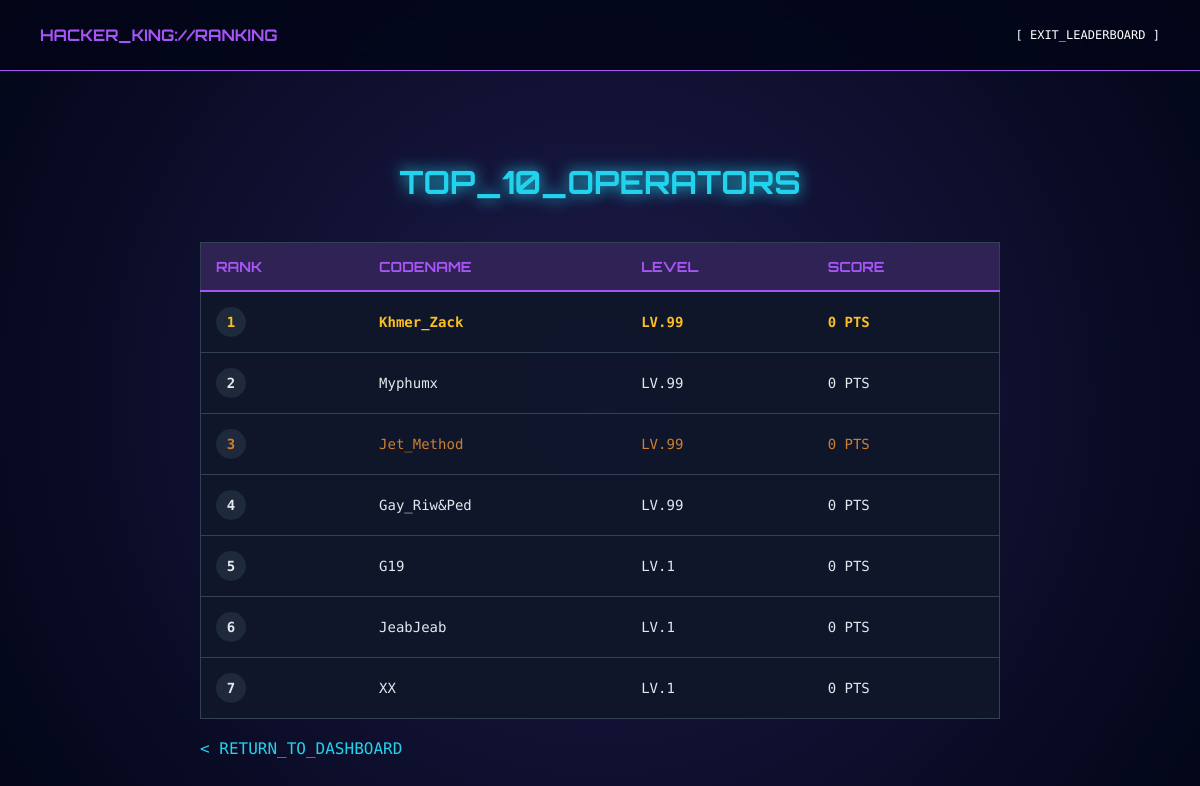
Screenshot of /leaderboard.php (signed in) with the database file from the repository.
### tables this page shows
CREATE TABLE players (
    id INTEGER PRIMARY KEY AUTOINCREMENT,
    username TEXT UNIQUE,
    password TEXT,
    level_reached INTEGER DEFAULT 1,
    score INTEGER DEFAULT 0,
    role INTEGER DEFAULT 0
);

### leaderboard.php (the view, shortened to what this page needs)
<?php
$db = new SQLite3('game.db');
$results = $db->query("SELECT username, level_reached, score FROM players ORDER BY score DESC, level_reached DESC LIMIT 10");
?>
<!DOCTYPE html>
<html lang="th">
<head>
</head>
<body>
<nav class="navbar">
    <div style="font-family: 'Orbitron'; color: var(--primary); font-weight: bold;">HACKER_KING://RANKING</div>
    <a href="dashboard.php" style="color: #fff; text-decoration: none; font-family: 'Fira Code'; font-size: 12px;">[ EXIT_LEADERBOARD ]</a>
</nav>
<div class="container">
    <h1>TOP_10_OPERATORS</h1>
    <table class="rank-table">
        <thead>
            <tr>
                <th>RANK</th>
                <th>CODENAME</th>
                <th>LEVEL</th>
                <th>SCORE</th>
            </tr>
        </thead>
        <tbody>
            <?php
            $rank = 1;
            while ($row = $results->fetchArray(SQLITE3_ASSOC)):
                $class = "";
                if($rank == 1) $class = "top-1";
                elseif($rank == 2) $class = "top-2";
                elseif($rank == 3) $class = "top-3";
            ?>
            <tr class="<?php echo $class; ?>">
                <td><span class="rank-badge"><?php echo $rank; ?></span></td>
                <td><?php echo htmlspecialchars($row['username']); ?></td>
                <td>LV.<?php echo $row['level_reached']; ?></td>
                <td><?php echo number_format($row['score']); ?> PTS</td>
            </tr>
            <?php
                $rank++;
            endwhile;
            ?>
        </tbody>
    </table>
    <a href="dashboard.php" class="btn-back">< RETURN_TO_DASHBOARD</a>
</div>
</body>
</html>

### leaderboard.php (style rules this page uses)
:root { --primary: #a855f7; --secondary: #22d3ee; --warning: #fbbf24; --dark-bg: #020617; --card-bg: rgba(15, 23, 42, 0.95); --border: #334155; }
body { font-family: 'Sarabun', sans-serif; background: var(--dark-bg); color: #e2e8f0; margin: 0; background-image: radial-gradient(circle at 50% 50%, #1e1b4b 0%, #020617 100%); min-height: 100vh; }
.navbar { height: 70px; background: rgba(2, 6, 23, 0.8); backdrop-filter: blur(10px); border-bottom: 1px solid var(--primary); display: flex; align-items: center; justify-content: space-between; padding: 0 40px; }
.container { max-width: 800px; margin: 50px auto; padding: 20px; }
h1 { font-family: 'Orbitron', sans-serif; text-align: center; color: var(--secondary); text-shadow: 0 0 15px var(--secondary); margin-bottom: 40px; }
.rank-table { width: 100%; border-collapse: collapse; background: var(--card-bg); border: 1px solid var(--border); }
.rank-table th { font-family: 'Orbitron', sans-serif; background: rgba(168, 85, 247, 0.2); color: var(--primary); padding: 15px; text-align: left; font-size: 14px; border-bottom: 2px solid var(--primary); }
.rank-table td { padding: 15px; border-bottom: 1px solid var(--border); font-family: 'Fira Code', monospace; font-size: 14px; }
.top-1 { color: var(--warning); font-weight: bold; }
.top-2 { color: #e5e7eb; }
.top-3 { color: #cd7f32; }
.rank-badge { display: inline-block; width: 30px; height: 30px; line-height: 30px; text-align: center; border-radius: 50%; background: #1e293b; font-weight: bold; }
.btn-back { display: inline-block; margin-top: 20px; color: var(--secondary); text-decoration: none; font-family: 'Fira Code', monospace; }

### rows the page displays
players: username "Khmer_Zack", level_reached "99", score "0"
players: username "Myphumx", level_reached "99", score "0"
players: username "Jet_Method", level_reached "99", score "0"
players: username "Gay_Riw&Ped", level_reached "99", score "0"
players: username "G19", level_reached "1", score "0"
players: username "JeabJeab", level_reached "1", score "0"
players: username "XX", level_reached "1", score "0"
